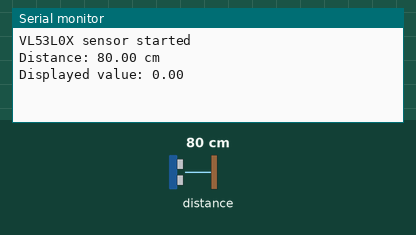
A sketch run on a simulated ESP32. Shown: the last lines printed to the serial monitor. The inputs (shaded band) are chosen by the test bench; at power-on: distance to the obstacle 80 cm. WiFi joins after 1.5 s; servers stay silent unless stated.

Above: at 3.0 s.
3.1 s: distance to the obstacle set to 250 cm
At 4.6 s:
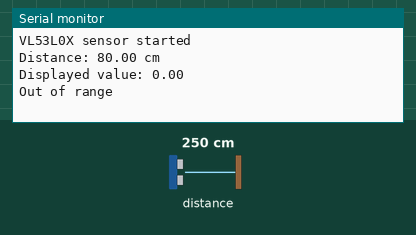
6.3 s: distance to the obstacle set to 2 cm
At 7.6 s:
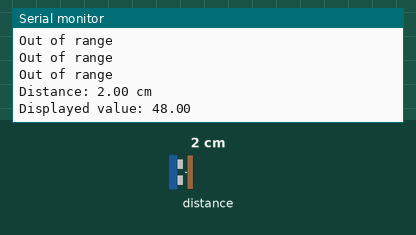

The sketch:

Guage_Measuring_sep6a.ino
```cpp
#define BLYNK_TEMPLATE_ID "TMPL6FfLnUPfe"
#define BLYNK_TEMPLATE_NAME "smart waste bin"
#define BLYNK_AUTH_TOKEN "D2LcHHDbsgouEVOFpxgtRpmsSguxhxWs"

#include <WiFi.h>
#include <WiFiClient.h>
#include <BlynkSimpleEsp32.h>
#include <Adafruit_VL53L0X.h>
#include <Wire.h>

// Blynk credentials
char auth[] = BLYNK_AUTH_TOKEN;
char ssid[] = "GAYANGA";
char pass[] = "Gayangaa";


#define VPIN_DISTANCE V0  // Virtual Pin V0

// Max distance in centimeters//here i am mentioning the maximum distance is 50cm
#define MAX_DISTANCE 50


Adafruit_VL53L0X lox = Adafruit_VL53L0X();

BlynkTimer timer;

void setup() {

  Serial.begin(115200);

  Blynk.begin(auth, ssid, pass);

  if (!lox.begin()) {
    Serial.println(F("Failed to boot VL53L0X"));
    while (1);
  }

  Serial.println(F("VL53L0X sensor started"));


  timer.setInterval(1000L, sendDistanceToBlynk);
}

void loop() {

  Blynk.run();
  timer.run();
}


void sendDistanceToBlynk() {
  VL53L0X_RangingMeasurementData_t measure;
  lox.rangingTest(&measure, false);

  if (measure.RangeStatus != 4) {
    int distanceMm = measure.RangeMilliMeter;
    float distanceCm = distanceMm / 10.0;
    float displayValue = 0;

    if (distanceCm >= MAX_DISTANCE) {
      displayValue = 0;
    } else {

      displayValue = MAX_DISTANCE - distanceCm;
    }

    Serial.print("Distance: ");
    Serial.print(distanceCm);
    Serial.println(" cm");
    Serial.print("Displayed value: ");
    Serial.println(displayValue);


    Blynk.virtualWrite(VPIN_DISTANCE, displayValue);
  } else {
    Serial.println("Out of range");
  }
}
```

Measured:
- after the input at 3.1 s, the serial monitor: prints a new line after 0.74 s (image 1)
- after the input at 6.3 s, the serial monitor: prints a new line after 0.54 s (image 2)
